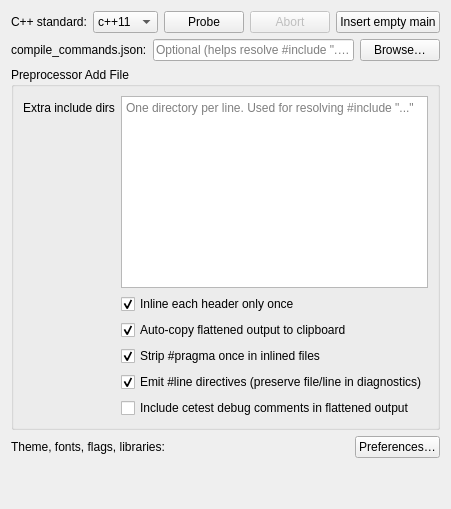
<?xml version="1.0" encoding="UTF-8"?>
<ui version="4.0">
 <class>OptionsPanel</class>
 <widget class="QWidget" name="OptionsPanel">
  <layout class="QVBoxLayout" name="verticalLayout">
   <item>
    <layout class="QHBoxLayout" name="rowLayout">
     <item>
      <widget class="QLabel" name="labelCppStd">
       <property name="text">
        <string>C++ standard:</string>
       </property>
      </widget>
     </item>
     <item>
      <widget class="QComboBox" name="cpp_std">
       <item>
        <property name="text">
         <string>c++11</string>
        </property>
       </item>
       <item>
        <property name="text">
         <string>c++14</string>
        </property>
       </item>
       <item>
        <property name="text">
         <string>c++17</string>
        </property>
       </item>
       <item>
        <property name="text">
         <string>c++20</string>
        </property>
       </item>
       <item>
        <property name="text">
         <string>c++23</string>
        </property>
       </item>
       <item>
        <property name="text">
         <string>c++26</string>
        </property>
       </item>
      </widget>
     </item>
     <item>
      <widget class="QPushButton" name="btn_probe">
       <property name="text">
        <string>Probe</string>
       </property>
      </widget>
     </item>
     <item>
      <widget class="QPushButton" name="btn_abort">
       <property name="enabled">
        <bool>false</bool>
       </property>
       <property name="text">
        <string>Abort</string>
       </property>
      </widget>
     </item>
     <item>
      <widget class="QPushButton" name="btn_sample">
       <property name="text">
        <string>Insert empty main</string>
       </property>
      </widget>
     </item>
    </layout>
   </item>
   <item>
    <layout class="QHBoxLayout" name="rowCompileCommands">
     <item>
      <widget class="QLabel" name="labelCompileCommands">
       <property name="text">
        <string>compile_commands.json:</string>
       </property>
      </widget>
     </item>
     <item>
      <widget class="QLineEdit" name="editCompileCommandsPath">
       <property name="placeholderText">
        <string>Optional (helps resolve #include &quot;...&quot;)</string>
       </property>
      </widget>
     </item>
     <item>
      <widget class="QPushButton" name="btnBrowseCompileCommands">
       <property name="text">
        <string>Browse…</string>
       </property>
      </widget>
     </item>
    </layout>
   </item>
   <item>
    <widget class="QGroupBox" name="groupPreprocessor">
     <property name="title">
      <string>Preprocessor Add File</string>
     </property>
     <layout class="QFormLayout" name="formLayoutPreprocessor">
      <item row="0" column="0">
       <widget class="QLabel" name="labelExtraIncludeDirs">
        <property name="text">
         <string>Extra include dirs</string>
        </property>
       </widget>
      </item>
      <item row="0" column="1">
       <widget class="QTextEdit" name="editExtraIncludeDirs">
        <property name="placeholderText">
         <string>One directory per line. Used for resolving #include "..."</string>
        </property>
       </widget>
      </item>
      <item row="1" column="1">
       <widget class="QCheckBox" name="checkInlineOnce">
        <property name="text">
         <string>Inline each header only once</string>
        </property>
        <property name="checked">
         <bool>true</bool>
        </property>
       </widget>
      </item>
      <item row="2" column="1">
       <widget class="QCheckBox" name="checkAutoCopy">
        <property name="text">
         <string>Auto-copy flattened output to clipboard</string>
        </property>
        <property name="checked">
         <bool>true</bool>
        </property>
       </widget>
      </item>
      <item row="3" column="1">
       <widget class="QCheckBox" name="checkStripPragmaOnce">
        <property name="text">
         <string>Strip #pragma once in inlined files</string>
        </property>
        <property name="checked">
         <bool>true</bool>
        </property>
       </widget>
      </item>
      <item row="4" column="1">
       <widget class="QCheckBox" name="checkEmitLineDirectives">
        <property name="text">
         <string>Emit #line directives (preserve file/line in diagnostics)</string>
        </property>
        <property name="checked">
         <bool>true</bool>
        </property>
       </widget>
      </item>
      <item row="5" column="1">
       <widget class="QCheckBox" name="checkIncludeDebugComments">
        <property name="text">
         <string>Include cetest debug comments in flattened output</string>
        </property>
        <property name="checked">
         <bool>false</bool>
        </property>
       </widget>
      </item>
     </layout>
    </widget>
   </item>
   <item>
    <layout class="QHBoxLayout" name="rowPreferences">
     <item>
      <widget class="QLabel" name="labelPrefsHint">
       <property name="text">
        <string>Theme, fonts, flags, libraries:</string>
       </property>
      </widget>
     </item>
     <item>
      <spacer name="horizontalSpacerPrefs">
       <property name="orientation">
        <enum>Qt::Horizontal</enum>
       </property>
       <property name="sizeHint" stdset="0">
        <size>
         <width>40</width>
         <height>20</height>
        </size>
       </property>
      </spacer>
     </item>
     <item>
      <widget class="QPushButton" name="btn_preferences">
       <property name="text">
        <string>Preferences…</string>
       </property>
      </widget>
     </item>
    </layout>
   </item>
   <item>
    <spacer name="verticalSpacer">
     <property name="orientation">
      <enum>Qt::Vertical</enum>
     </property>
     <property name="sizeHint" stdset="0">
      <size>
       <width>20</width>
       <height>40</height>
      </size>
     </property>
    </spacer>
   </item>
  </layout>
 </widget>
 <resources/>
 <connections/>
</ui>
